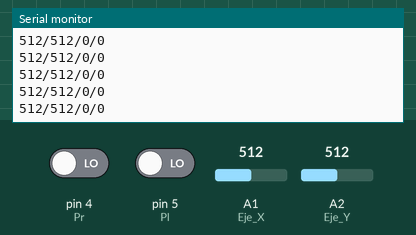
Simulated run of this sketch. Board: Arduino Uno, built with avr-gcc and run on an emulated ATmega328P. On the bench: the last lines printed to the serial monitor. The test bench sets the inputs (shaded band); at power-on: A1 (Eje_X) = 512, A2 (Eje_Y) = 512, pin 4 (Pr) LOW, pin 5 (Pl) LOW.

Above: at 1.2 s.
1.3 s: A1 (Eje_X) set to 11
At 2.0 s:
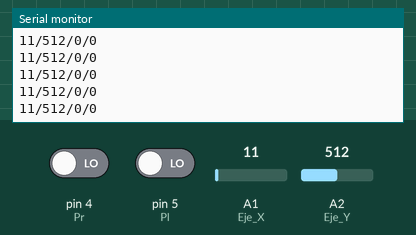
2.8 s: A1 (Eje_X) set to 8
At 3.3 s:
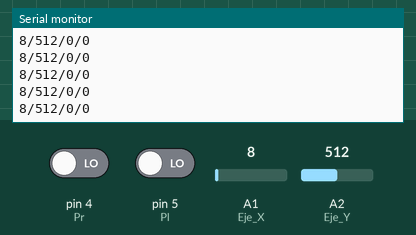
5.8 s: A2 (Eje_Y) set to 111
At 6.8 s:
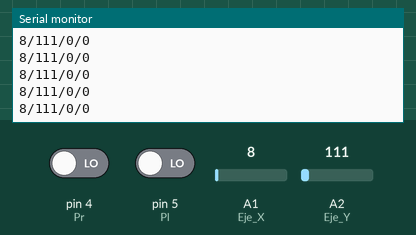
7.3 s: A2 (Eje_Y) set to 95
At 8.2 s:
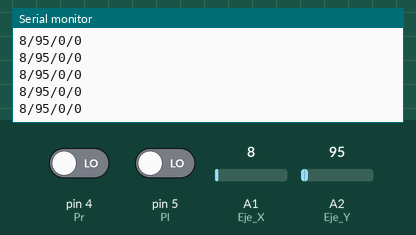
Timing chart, 0 to 10.3 s (numbered marks = the images above; inputs shaded):
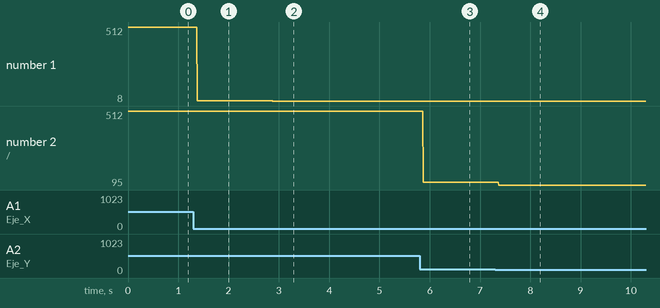

The sketch:

joystick_meta.ino
```cpp
// Analog Pins connected to the joystick outputs
int Eje_X = 1;
int Eje_Y = 2;
int Pr = 4;
int Pl = 5;
void setup() {

  //Initialize serial communication at 9600 bps
  Serial.begin(9600);
  pinMode(Pr, INPUT);
  pinMode(Pl, INPUT);

  }

void loop() {

  //Assign the analog values received to variables
  int DX = analogRead(Eje_X);
  int DY = analogRead(Eje_Y);

  //Lee valor del pulsador
  int Pulsador_rigth = digitalRead(Pr);
  int Pulsador_left = digitalRead(Pl);


  //Concatenate the variables in a String
  String Lectura = String(DX) + "/" + String(DY) + "/" + String(Pulsador_left) + "/" + String(Pulsador_rigth);

  //Prints the String to the serial port
  Serial.println(Lectura);

}
```

Measured:
- after the input at 1.3 s, the serial monitor: prints a new line after 0.08 s (image 1)
- after the input at 2.8 s, the serial monitor: prints a new line after 0.08 s (image 2)
- after the input at 5.8 s, the serial monitor: prints a new line after 0.07 s (image 3)
- after the input at 7.3 s, the serial monitor: prints a new line after 0.07 s (image 4)
- plotted number 1: 512 → 11 after the input at 1.3 s, 11 → 8 after the input at 2.8 s
- plotted number 2: 512 → 111 after the input at 5.8 s, 111 → 95 after the input at 7.3 s
